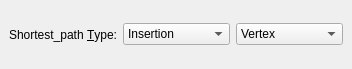
<?xml version="1.0" encoding="UTF-8"?>
<ui version="4.0">
 <class>Shortest_path</class>
 <widget class="QDockWidget" name="Shortest_path">
  <property name="geometry">
   <rect>
    <x>0</x>
    <y>0</y>
    <width>352</width>
    <height>69</height>
   </rect>
  </property>
  <property name="windowTitle">
   <string>Shortest_path</string>
  </property>
  <widget class="QWidget" name="dockWidgetContents">
   <layout class="QHBoxLayout" name="horizontalLayout_4">
    <item>
     <widget class="QLabel" name="label_2">
      <property name="text">
       <string>Shortest_path &amp;Type:</string>
      </property>
      <property name="buddy">
       <cstring>Selection_type_combo_box</cstring>
      </property>
     </widget>
    </item>
    <item>
     <widget class="QComboBox" name="Selection_type_combo_box">
      <item>
       <property name="text">
        <string>Insertion</string>
       </property>
      </item>
      <item>
       <property name="text">
        <string>Removal</string>
       </property>
      </item>
      <item>
       <property name="text">
        <string>Compute Path</string>
       </property>
      </item>
     </widget>
    </item>
    <item>
     <widget class="QComboBox" name="Primitives_type_combo_box">
      <item>
       <property name="text">
        <string>Vertex</string>
       </property>
      </item>
      <item>
       <property name="text">
        <string>Edge</string>
       </property>
      </item>
      <item>
       <property name="text">
        <string>Face</string>
       </property>
      </item>
     </widget>
    </item>
   </layout>
  </widget>
 </widget>
 <resources/>
 <connections/>
</ui>
